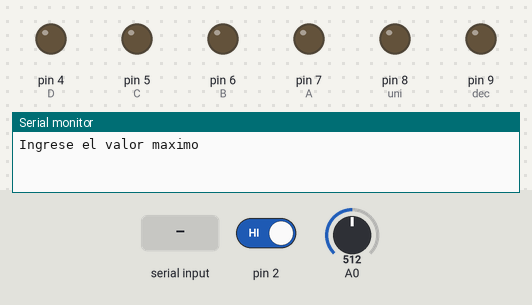
Simulated run of this sketch. Board: Arduino Uno, built with avr-gcc and run on an emulated ATmega328P. Shown: output pins drawn as LEDs (lit = HIGH), the last lines printed to the serial monitor. Dashed ring = blinking. The inputs (shaded band) are chosen by the test bench; at power-on: pin 2 HIGH, A0 = 512.

Above: at 1.2 s.
1.3 s: pin 2 driven LOW
At 4.2 s:
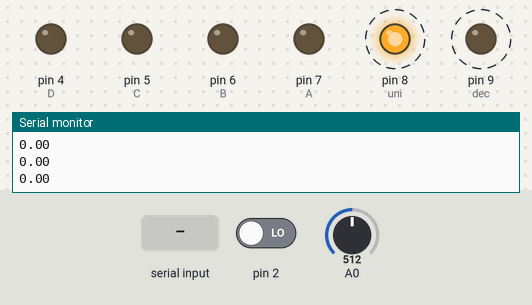
4.3 s: "1\n" received over Serial
At 5.72 s:
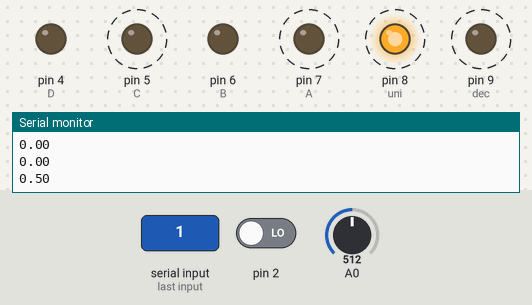
7.3 s: A0 set to 596
10.3 s: A0 set to 628
At 13.2 s:
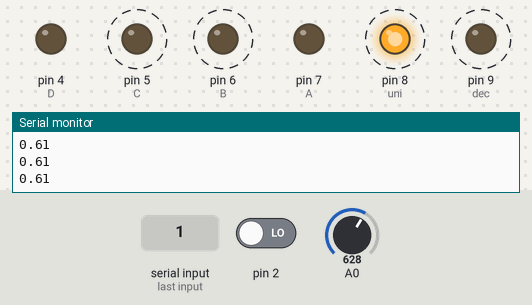
13.3 s: "90,45\n" received over Serial
At 16.2 s:
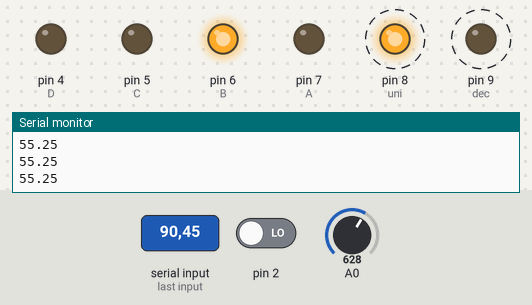
16.3 s: "30,150\n" received over Serial
At 17.74 s:
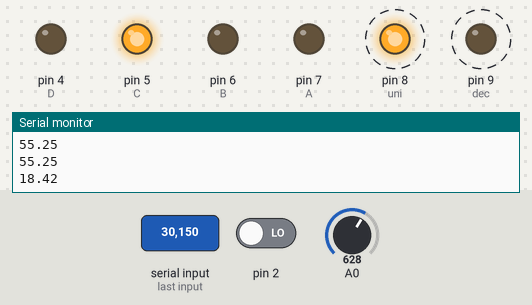
Timing chart, 0 to 20.3 s (numbered marks = the images above; inputs shaded):
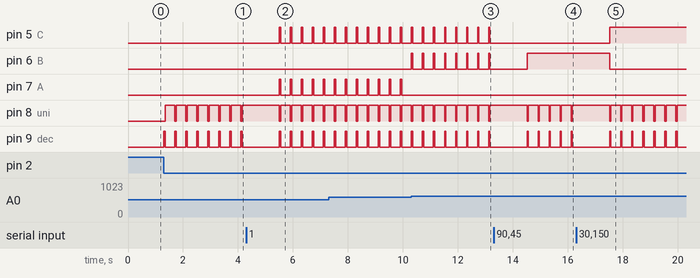

The sketch:

Laboratorio3.ino
```cpp
int A=7,B=6,C=5,D=4;// pines de los leds
int on=0;//variable de encendido
int i=0;//variable de conteo
int dec=9;//variable pin decenas
int uni=8;//variable pin unidades
int unidades,decenas;
float cad;
float conversion;
String palabra;
int tam;
int valor;
void setup() {
Serial.begin(9600);
pinMode(A,OUTPUT);//inicializa el pin A del display
pinMode(B,OUTPUT);//inicializa el pin B del display
pinMode(C,OUTPUT);//inicializa el pin C del display
pinMode(D,OUTPUT);//inicializa el pin D del display
pinMode(uni,OUTPUT);
pinMode(dec,OUTPUT);
attachInterrupt(0,sistema,FALLING);
Serial.println("Ingrese el valor maximo");

}

void loop() {

if(Serial.available()>0){
    palabra=Serial.readString(); // asignamos el string ingresado a la variable
    }

  if(on==1){

    cad=analogRead(A0);
    conversion=(palabra.toFloat()*cad)/1023;
    valor=conversion*10; //convertimos el dato en un numero entero
    unidades=valor/10; //Valor de las unidades
    decenas=valor-(unidades*10); //Valor decimal
    digitalWrite(dec,HIGH); // activacion de pin del decimal
    digitalWrite(uni,LOW); // desactivacion de pin de unidades
    numeros(decenas); // llamo metodo para visualizar el decimal
    delay(50);
    digitalWrite(dec,LOW);// desactivacion de pin del decimal
    digitalWrite(uni,HIGH); // activacion de pin de unidades
    numeros(unidades); // llamo metodo para visualizar las unidades
    delay(50);
    Serial.println(conversion);// Impresion del valor del voltaje en CX
    delay(300);

    }
}

void sistema(){
on=1-on;
if(on==1){ //SISTEMA ON
   Serial.println("");
   Serial.println("SISTEMA ON"); //Impresion SISTEMA ON en CX
 }
 else{ //SISTEMA OFF
    Serial.println("SISTEMA OFF");  //Impresion SISTEMA OFF en CX
    on=0; // Inicializacion de variable
    digitalWrite(uni,LOW); // Pin de unidades apagado
    digitalWrite(dec,LOW); //Pin de decimales apagado

    }


}
void numeros(int j){
  switch(j){
case 0:
  //digito 0
digitalWrite(A,LOW);
digitalWrite(B,LOW);
digitalWrite(C,LOW);
digitalWrite(D,LOW);
break;
case 1:
//digito 1
digitalWrite(A,HIGH);
digitalWrite(B,LOW);
digitalWrite(C,LOW);
digitalWrite(D,LOW);
break;
case 2:
//digito 2
digitalWrite(A,LOW);
digitalWrite(B,HIGH);
digitalWrite(C,LOW);
digitalWrite(D,LOW);
break;
case 3:
//digito 3
digitalWrite(A,HIGH);
digitalWrite(B,HIGH);
digitalWrite(C,LOW);
digitalWrite(D,LOW);
break;
case 4:
//digito 4
digitalWrite(A,LOW);
digitalWrite(B,LOW);
digitalWrite(C,HIGH);
digitalWrite(D,LOW);
break;
case 5:
//digito 5
digitalWrite(A,HIGH);
digitalWrite(B,LOW);
digitalWrite(C,HIGH);
digitalWrite(D,LOW);
break;
case 6:
//digito 6
digitalWrite(A,LOW);
digitalWrite(B,HIGH);
digitalWrite(C,HIGH);
digitalWrite(D,LOW);
break;
case 7:
//digito 7
digitalWrite(A,HIGH);
digitalWrite(B,HIGH);
digitalWrite(C,HIGH);
digitalWrite(D,LOW);
break;
case 8:
//digito 8
digitalWrite(A,LOW);
digitalWrite(B,LOW);
digitalWrite(C,LOW);
digitalWrite(D,HIGH);
break;
case 9:
//digito 9
digitalWrite(A,HIGH);
digitalWrite(B,LOW);
digitalWrite(C,LOW);
digitalWrite(D,HIGH);
break;
}

}
```

Measured:
- the behaviour switches between 613 and 614 on A0 (found by bisection; images 2 and 3)
- after the input at 1.3 s, pin 8 (uni): alternates HIGH for 0.35 s and LOW for 0.05 s, starting after 0.05 s; pin 9 (dec): alternates HIGH for 0.05 s and LOW for 0.35 s, starting at once
- after the input at 4.3 s, pin 5 (C), pin 7 (A): alternates HIGH for 0.05 s and LOW for 0.35 s, starting after 1.2 s
- after the input at 10.3 s, pin 6 (B): alternates HIGH for 0.05 s and LOW for 0.35 s, starting at once; pin 7 (A): stops changing and stays LOW
- after the input at 13.3 s, pin 5 (C): stops changing and stays LOW
- after the input at 16.3 s, pin 5 (C): LOW → HIGH after 1.2 s; pin 6 (B): HIGH → LOW after 1.2 s
